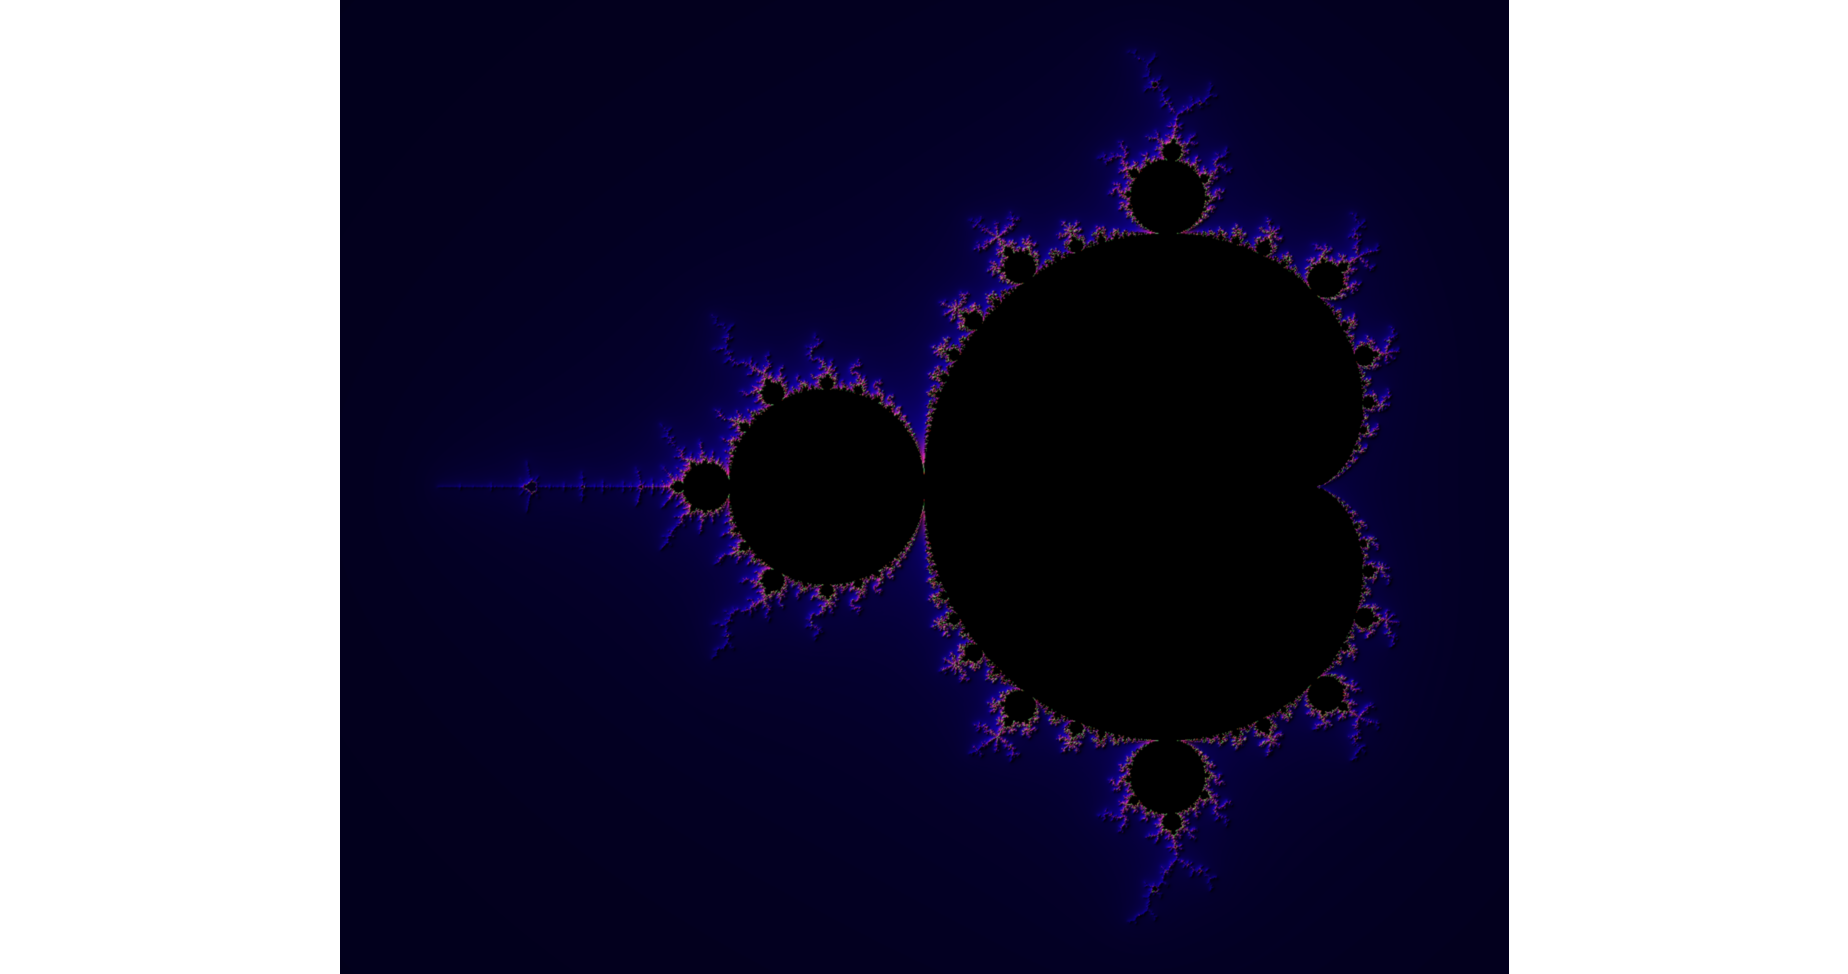

Write Python code to recreate this figure.
"""
===================================
Shaded & power normalized rendering
===================================

The Mandelbrot set rendering can be improved by using a normalized recount
associated with a power normalized colormap (gamma=0.3). Rendering can be
further enhanced thanks to shading.

The `maxiter` gives the precision of the computation. `maxiter=200` should
take a few seconds on most modern laptops.
"""
import numpy as np

import image_fractale as fract
from matplotlib import cm
def mandelbrot_set(xmin, xmax, ymin, ymax, xn, yn, maxiter, horizon=2.0):
    X = np.linspace(xmin, xmax, xn).astype(np.float32)
    Y = np.linspace(ymin, ymax, yn).astype(np.float32)
    C = X + Y[:, None] * 1j
    N = np.zeros_like(C, dtype=int)
    Z = np.zeros_like(C)
    for n in range(maxiter):
        I = np.less(abs(Z), horizon)
        N[I] = n
        Z[I] = Z[I]**2 + C[I]
    N[N == maxiter-1] = 0
    return Z, N


if __name__ == '__main__':
    import time
    import matplotlib
    from matplotlib import colors
    import matplotlib.pyplot as plt

    xmin, xmax, xn = -2.25, +0.75, 3000//2
    ymin, ymax, yn = -1.25, +1.25, 2500//2
    maxiter = 100
    horizon = 2.0 ** 40
    log_horizon = np.log(np.log(horizon))/np.log(2)
    #Jolis résultats avec ImageFractale(1,2, 10,100,100,155,30,100,50,180,75,200,20,20)
    Z, N = mandelbrot_set(xmin, xmax, ymin, ymax, xn, yn, maxiter, horizon)
    img=fract.ImageFractale(1,2, 10,0,100,155,0,0,0,180,75,255,255,255)
    print(img.__str__())
    #img=-img
    cmap=(img).InterpolColour()

    # Normalized recount as explained in:
    # https://linas.org/art-gallery/escape/smooth.html
    # https://www.ibm.com/developerworks/community/blogs/jfp/entry/My_Christmas_Gift

    # This line will generate warnings for null values but it is faster to
    # process them afterwards using the nan_to_num
    with np.errstate(invalid='ignore'):
        M = np.nan_to_num(N + 1 -
                          np.log(np.log(abs(Z)))/np.log(2) +
                          log_horizon)

    dpi = 72
    width = 10
    height = 10*yn/xn
    fig = plt.figure(figsize=(width, height), dpi=dpi)
    ax = fig.add_axes([0.0, 0.0, 1.0, 1.0], frameon=False, aspect=1)

    # Shaded rendering
    light = colors.LightSource(azdeg=315, altdeg=10)
    #M = light.shade(M, cmap=plt.cm.hot, vert_exag=1.5, norm=colors.PowerNorm(0.3), blend_mode='hsv')
    M = light.shade(M, cmap=cmap) # or cmap=plt.cm.coolwarm
    #M = light.shade(M, cmap=cm.get_cmap('viridis', 256))

    # see https://matplotlib.org/examples/color/colormaps_reference.html
    plt.imshow(M, extent=[xmin, xmax, ymin, ymax], interpolation="bicubic")
    ax.set_xticks([])
    ax.set_yticks([])

    plt.show()
